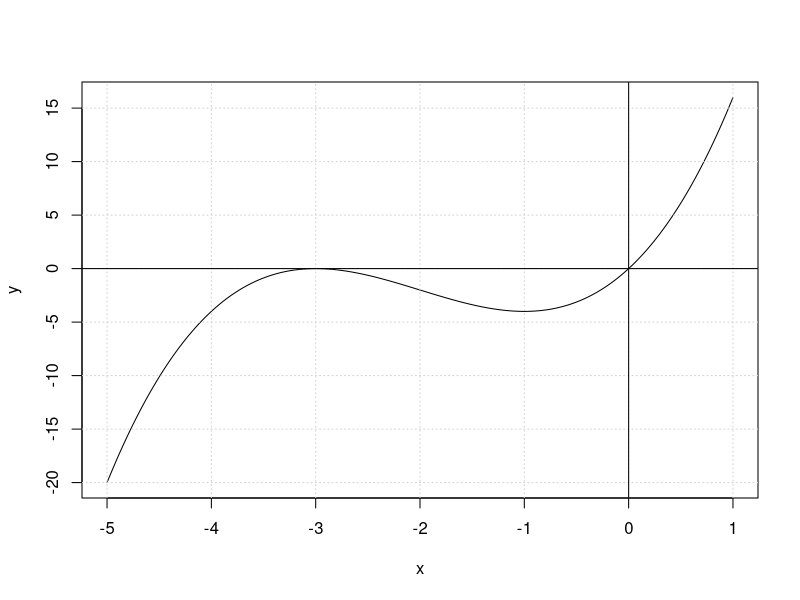

This chart was generated by the following R code:
func = function(x){x^3+6*x^2+9*x}

x = seq(-5, 1, length = 200)
y = sapply(x, FUN=func)

plot(x, y, type = 'l')
grid()
abline(h = 0)
abline(v = 0)
